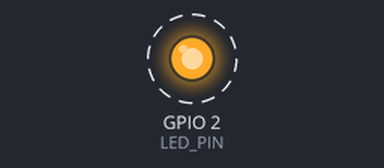
The sketch below on a simulated ESP32. On the bench: output pins drawn as LEDs (lit = HIGH). Dashed ring = blinking. What the sketch prints to the serial monitor is not drawn.

Above: at 0.5 s.
Timing chart, 0 to 4.6 s (numbered marks = the images above):
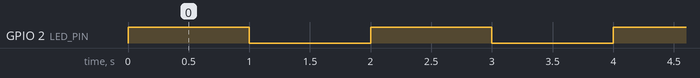

The sketch:

01_blink_led.ino
```cpp
/*
  01_blink_led.ino

  CHECKPOINT 1 — prove you can get code onto the board at all.
  No WiFi, no sensors, no external components required beyond the
  board itself (uses the onboard LED most ESP32 dev boards have on
  GPIO 2 — if yours doesn't blink, try GPIO 5 or check your board's
  pinout diagram, they vary by manufacturer).

  Success = the onboard LED blinks once per second.

  If this doesn't work, the problem is almost certainly one of:
  - Wrong board selected in Arduino IDE (Tools > Board)
  - Wrong COM/serial port selected (Tools > Port)
  - USB cable is charge-only, not data (very common failure, try a
    different cable before assuming it's a code or board problem)
*/

#define LED_PIN 2  // change to 5 if your board's LED doesn't respond

void setup() {
  pinMode(LED_PIN, OUTPUT);
  Serial.begin(115200);
  Serial.println("Checkpoint 1: blink test starting");
}

void loop() {
  digitalWrite(LED_PIN, HIGH);
  delay(1000);
  digitalWrite(LED_PIN, LOW);
  delay(1000);
}
```

Measured:
- by itself, GPIO 2 (LED_PIN): alternates HIGH for 1.0 s and LOW for 1.0 s
